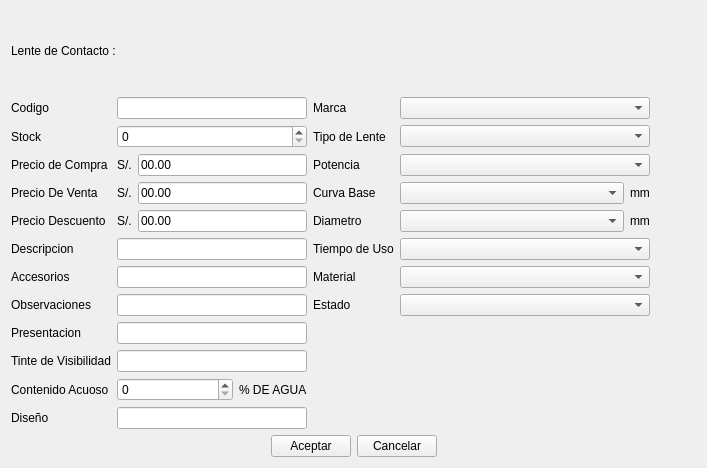
<?xml version="1.0" encoding="UTF-8"?>
<ui version="4.0">
 <class>ui_agregarLente</class>
 <widget class="QWidget" name="ui_agregarLente">
  <property name="geometry">
   <rect>
    <x>0</x>
    <y>0</y>
    <width>707</width>
    <height>468</height>
   </rect>
  </property>
  <property name="windowTitle">
   <string>Form</string>
  </property>
  <layout class="QGridLayout" name="gridLayout_11">
   <item row="2" column="0">
    <layout class="QHBoxLayout" name="horizontalLayout_5">
     <item>
      <spacer name="horizontalSpacer_9">
       <property name="orientation">
        <enum>Qt::Horizontal</enum>
       </property>
       <property name="sizeHint" stdset="0">
        <size>
         <width>40</width>
         <height>20</height>
        </size>
       </property>
      </spacer>
     </item>
     <item>
      <widget class="QPushButton" name="pushButton_aceptar">
       <property name="text">
        <string>Aceptar</string>
       </property>
       <property name="shortcut">
        <string>Ctrl+G</string>
       </property>
      </widget>
     </item>
     <item>
      <widget class="QPushButton" name="pushButton_cancelar">
       <property name="text">
        <string>Cancelar</string>
       </property>
       <property name="shortcut">
        <string>Esc</string>
       </property>
      </widget>
     </item>
     <item>
      <spacer name="horizontalSpacer_10">
       <property name="orientation">
        <enum>Qt::Horizontal</enum>
       </property>
       <property name="sizeHint" stdset="0">
        <size>
         <width>40</width>
         <height>20</height>
        </size>
       </property>
      </spacer>
     </item>
    </layout>
   </item>
   <item row="0" column="0">
    <widget class="QLabel" name="label_116">
     <property name="text">
      <string>Lente de Contacto :</string>
     </property>
    </widget>
   </item>
   <item row="1" column="0">
    <layout class="QGridLayout" name="gridLayout_9">
     <item row="4" column="6">
      <widget class="QLabel" name="label_93">
       <property name="sizePolicy">
        <sizepolicy hsizetype="Fixed" vsizetype="Preferred">
         <horstretch>0</horstretch>
         <verstretch>0</verstretch>
        </sizepolicy>
       </property>
       <property name="text">
        <string>mm</string>
       </property>
      </widget>
     </item>
     <item row="2" column="7">
      <widget class="QPushButton" name="pushButton_xPotencia">
       <property name="sizePolicy">
        <sizepolicy hsizetype="Fixed" vsizetype="Fixed">
         <horstretch>0</horstretch>
         <verstretch>0</verstretch>
        </sizepolicy>
       </property>
       <property name="text">
        <string/>
       </property>
       <property name="icon">
        <iconset resource="../Icons/Icons.qrc">
         <normaloff>:/Icons/1349716373_monotone_close_exit_delete_small.png</normaloff>:/Icons/1349716373_monotone_close_exit_delete_small.png</iconset>
       </property>
       <property name="flat">
        <bool>true</bool>
       </property>
      </widget>
     </item>
     <item row="10" column="3">
      <widget class="QLabel" name="label_119">
       <property name="sizePolicy">
        <sizepolicy hsizetype="Fixed" vsizetype="Preferred">
         <horstretch>0</horstretch>
         <verstretch>0</verstretch>
        </sizepolicy>
       </property>
       <property name="text">
        <string>% DE AGUA</string>
       </property>
      </widget>
     </item>
     <item row="10" column="0">
      <widget class="QLabel" name="label_114">
       <property name="text">
        <string>Contenido Acuoso</string>
       </property>
      </widget>
     </item>
     <item row="1" column="5" colspan="2">
      <widget class="MyComboBox" name="comboBox_tipoLente">
       <property name="sizePolicy">
        <sizepolicy hsizetype="Expanding" vsizetype="Fixed">
         <horstretch>0</horstretch>
         <verstretch>0</verstretch>
        </sizepolicy>
       </property>
       <property name="minimumSize">
        <size>
         <width>0</width>
         <height>0</height>
        </size>
       </property>
      </widget>
     </item>
     <item row="4" column="4">
      <widget class="QLabel" name="label_104">
       <property name="text">
        <string>Diametro</string>
       </property>
      </widget>
     </item>
     <item row="5" column="7">
      <widget class="QPushButton" name="pushButton_xTiempoUso">
       <property name="sizePolicy">
        <sizepolicy hsizetype="Fixed" vsizetype="Fixed">
         <horstretch>0</horstretch>
         <verstretch>0</verstretch>
        </sizepolicy>
       </property>
       <property name="text">
        <string/>
       </property>
       <property name="icon">
        <iconset resource="../Icons/Icons.qrc">
         <normaloff>:/Icons/1349716373_monotone_close_exit_delete_small.png</normaloff>:/Icons/1349716373_monotone_close_exit_delete_small.png</iconset>
       </property>
       <property name="flat">
        <bool>true</bool>
       </property>
      </widget>
     </item>
     <item row="7" column="7">
      <widget class="QPushButton" name="pushButton_xEstado">
       <property name="sizePolicy">
        <sizepolicy hsizetype="Fixed" vsizetype="Fixed">
         <horstretch>0</horstretch>
         <verstretch>0</verstretch>
        </sizepolicy>
       </property>
       <property name="text">
        <string/>
       </property>
       <property name="icon">
        <iconset resource="../Icons/Icons.qrc">
         <normaloff>:/Icons/1349716373_monotone_close_exit_delete_small.png</normaloff>:/Icons/1349716373_monotone_close_exit_delete_small.png</iconset>
       </property>
       <property name="flat">
        <bool>true</bool>
       </property>
      </widget>
     </item>
     <item row="7" column="5" colspan="2">
      <widget class="MyComboBox" name="comboBox_estado"/>
     </item>
     <item row="0" column="5" colspan="2">
      <widget class="MyComboBox" name="comboBox_marca"/>
     </item>
     <item row="4" column="7">
      <widget class="QPushButton" name="pushButton_xDiametro">
       <property name="sizePolicy">
        <sizepolicy hsizetype="Fixed" vsizetype="Fixed">
         <horstretch>0</horstretch>
         <verstretch>0</verstretch>
        </sizepolicy>
       </property>
       <property name="minimumSize">
        <size>
         <width>0</width>
         <height>0</height>
        </size>
       </property>
       <property name="text">
        <string/>
       </property>
       <property name="icon">
        <iconset resource="../Icons/Icons.qrc">
         <normaloff>:/Icons/1349716373_monotone_close_exit_delete_small.png</normaloff>:/Icons/1349716373_monotone_close_exit_delete_small.png</iconset>
       </property>
       <property name="autoDefault">
        <bool>false</bool>
       </property>
       <property name="flat">
        <bool>true</bool>
       </property>
      </widget>
     </item>
     <item row="5" column="0">
      <widget class="QLabel" name="label_108">
       <property name="text">
        <string>Descripcion</string>
       </property>
      </widget>
     </item>
     <item row="6" column="5" colspan="2">
      <widget class="MyComboBox" name="comboBox_material"/>
     </item>
     <item row="5" column="5" colspan="2">
      <widget class="MyComboBox" name="comboBox_tiempoUso"/>
     </item>
     <item row="10" column="1" colspan="2">
      <widget class="QSpinBox" name="spinBox_contenidoAcuoso">
       <property name="maximum">
        <number>999999999</number>
       </property>
      </widget>
     </item>
     <item row="6" column="7">
      <widget class="QPushButton" name="pushButton_xMaterial">
       <property name="sizePolicy">
        <sizepolicy hsizetype="Fixed" vsizetype="Fixed">
         <horstretch>0</horstretch>
         <verstretch>0</verstretch>
        </sizepolicy>
       </property>
       <property name="text">
        <string/>
       </property>
       <property name="icon">
        <iconset resource="../Icons/Icons.qrc">
         <normaloff>:/Icons/1349716373_monotone_close_exit_delete_small.png</normaloff>:/Icons/1349716373_monotone_close_exit_delete_small.png</iconset>
       </property>
       <property name="flat">
        <bool>true</bool>
       </property>
      </widget>
     </item>
     <item row="2" column="5" colspan="2">
      <widget class="MyComboBox" name="comboBox_potencia">
       <property name="sizePolicy">
        <sizepolicy hsizetype="Expanding" vsizetype="Fixed">
         <horstretch>0</horstretch>
         <verstretch>0</verstretch>
        </sizepolicy>
       </property>
      </widget>
     </item>
     <item row="3" column="4">
      <widget class="QLabel" name="label_106">
       <property name="sizePolicy">
        <sizepolicy hsizetype="Preferred" vsizetype="Preferred">
         <horstretch>0</horstretch>
         <verstretch>0</verstretch>
        </sizepolicy>
       </property>
       <property name="minimumSize">
        <size>
         <width>0</width>
         <height>0</height>
        </size>
       </property>
       <property name="text">
        <string>Curva Base</string>
       </property>
      </widget>
     </item>
     <item row="0" column="4">
      <widget class="QLabel" name="label_101">
       <property name="text">
        <string>Marca</string>
       </property>
      </widget>
     </item>
     <item row="5" column="4">
      <widget class="QLabel" name="label_110">
       <property name="text">
        <string>Tiempo de Uso</string>
       </property>
      </widget>
     </item>
     <item row="6" column="4">
      <widget class="QLabel" name="label_115">
       <property name="text">
        <string>Material</string>
       </property>
      </widget>
     </item>
     <item row="2" column="0">
      <widget class="QLabel" name="label_95">
       <property name="text">
        <string>Precio de Compra</string>
       </property>
      </widget>
     </item>
     <item row="4" column="1">
      <widget class="QLabel" name="label_94">
       <property name="sizePolicy">
        <sizepolicy hsizetype="Fixed" vsizetype="Preferred">
         <horstretch>0</horstretch>
         <verstretch>0</verstretch>
        </sizepolicy>
       </property>
       <property name="text">
        <string>S/.</string>
       </property>
      </widget>
     </item>
     <item row="1" column="0">
      <widget class="QLabel" name="label_96">
       <property name="text">
        <string>Stock</string>
       </property>
      </widget>
     </item>
     <item row="0" column="7">
      <widget class="QPushButton" name="pushButton_xMarca">
       <property name="sizePolicy">
        <sizepolicy hsizetype="Fixed" vsizetype="Fixed">
         <horstretch>0</horstretch>
         <verstretch>0</verstretch>
        </sizepolicy>
       </property>
       <property name="minimumSize">
        <size>
         <width>0</width>
         <height>0</height>
        </size>
       </property>
       <property name="text">
        <string/>
       </property>
       <property name="icon">
        <iconset resource="../Icons/Icons.qrc">
         <normaloff>:/Icons/1349716373_monotone_close_exit_delete_small.png</normaloff>:/Icons/1349716373_monotone_close_exit_delete_small.png</iconset>
       </property>
       <property name="autoDefault">
        <bool>false</bool>
       </property>
       <property name="flat">
        <bool>true</bool>
       </property>
      </widget>
     </item>
     <item row="2" column="1">
      <widget class="QLabel" name="label_99">
       <property name="text">
        <string>S/.</string>
       </property>
      </widget>
     </item>
     <item row="3" column="0">
      <widget class="QLabel" name="label_100">
       <property name="text">
        <string>Precio De Venta</string>
       </property>
      </widget>
     </item>
     <item row="3" column="1">
      <widget class="QLabel" name="label_102">
       <property name="text">
        <string>S/.</string>
       </property>
      </widget>
     </item>
     <item row="0" column="0">
      <widget class="QLabel" name="label_103">
       <property name="text">
        <string>Codigo</string>
       </property>
      </widget>
     </item>
     <item row="4" column="0">
      <widget class="QLabel" name="label_105">
       <property name="text">
        <string>Precio Descuento</string>
       </property>
      </widget>
     </item>
     <item row="6" column="0">
      <widget class="QLabel" name="label_107">
       <property name="text">
        <string>Accesorios</string>
       </property>
      </widget>
     </item>
     <item row="7" column="0">
      <widget class="QLabel" name="label_109">
       <property name="text">
        <string>Observaciones</string>
       </property>
      </widget>
     </item>
     <item row="9" column="0">
      <widget class="QLabel" name="label_113">
       <property name="text">
        <string>Tinte de Visibilidad</string>
       </property>
      </widget>
     </item>
     <item row="8" column="0">
      <widget class="QLabel" name="label_112">
       <property name="text">
        <string>Presentacion</string>
       </property>
      </widget>
     </item>
     <item row="2" column="4">
      <widget class="QLabel" name="label_98">
       <property name="sizePolicy">
        <sizepolicy hsizetype="Preferred" vsizetype="Preferred">
         <horstretch>0</horstretch>
         <verstretch>0</verstretch>
        </sizepolicy>
       </property>
       <property name="minimumSize">
        <size>
         <width>0</width>
         <height>0</height>
        </size>
       </property>
       <property name="text">
        <string>Potencia</string>
       </property>
      </widget>
     </item>
     <item row="3" column="7">
      <widget class="QPushButton" name="pushButton_xCurvaBase">
       <property name="sizePolicy">
        <sizepolicy hsizetype="Fixed" vsizetype="Fixed">
         <horstretch>0</horstretch>
         <verstretch>0</verstretch>
        </sizepolicy>
       </property>
       <property name="text">
        <string/>
       </property>
       <property name="icon">
        <iconset resource="../Icons/Icons.qrc">
         <normaloff>:/Icons/1349716373_monotone_close_exit_delete_small.png</normaloff>:/Icons/1349716373_monotone_close_exit_delete_small.png</iconset>
       </property>
       <property name="autoDefault">
        <bool>false</bool>
       </property>
       <property name="flat">
        <bool>true</bool>
       </property>
      </widget>
     </item>
     <item row="1" column="7">
      <widget class="QPushButton" name="pushButton_xTipoLente">
       <property name="sizePolicy">
        <sizepolicy hsizetype="Fixed" vsizetype="Fixed">
         <horstretch>0</horstretch>
         <verstretch>0</verstretch>
        </sizepolicy>
       </property>
       <property name="minimumSize">
        <size>
         <width>0</width>
         <height>0</height>
        </size>
       </property>
       <property name="text">
        <string/>
       </property>
       <property name="icon">
        <iconset resource="../Icons/Icons.qrc">
         <normaloff>:/Icons/1349716373_monotone_close_exit_delete_small.png</normaloff>:/Icons/1349716373_monotone_close_exit_delete_small.png</iconset>
       </property>
       <property name="autoDefault">
        <bool>false</bool>
       </property>
       <property name="flat">
        <bool>true</bool>
       </property>
      </widget>
     </item>
     <item row="1" column="4">
      <widget class="QLabel" name="label_97">
       <property name="sizePolicy">
        <sizepolicy hsizetype="Preferred" vsizetype="Preferred">
         <horstretch>0</horstretch>
         <verstretch>0</verstretch>
        </sizepolicy>
       </property>
       <property name="minimumSize">
        <size>
         <width>0</width>
         <height>0</height>
        </size>
       </property>
       <property name="text">
        <string>Tipo de Lente</string>
       </property>
      </widget>
     </item>
     <item row="9" column="1" colspan="3">
      <widget class="QLineEdit" name="lineEdit_tinteVisibilidad"/>
     </item>
     <item row="11" column="0">
      <widget class="QLabel" name="label_117">
       <property name="text">
        <string>Diseño</string>
       </property>
      </widget>
     </item>
     <item row="8" column="1" colspan="3">
      <widget class="QLineEdit" name="lineEdit_presentacion"/>
     </item>
     <item row="7" column="4">
      <widget class="QLabel" name="label_estado">
       <property name="text">
        <string>Estado</string>
       </property>
      </widget>
     </item>
     <item row="7" column="1" colspan="3">
      <widget class="QLineEdit" name="lineEdit_observaciones"/>
     </item>
     <item row="6" column="1" colspan="3">
      <widget class="QLineEdit" name="lineEdit_accesorios"/>
     </item>
     <item row="5" column="1" colspan="3">
      <widget class="QLineEdit" name="lineEdit_descripcion">
       <property name="minimumSize">
        <size>
         <width>190</width>
         <height>0</height>
        </size>
       </property>
      </widget>
     </item>
     <item row="4" column="2" colspan="2">
      <widget class="QLineEdit" name="lineEdit_precioDescuento">
       <property name="text">
        <string>00.00</string>
       </property>
      </widget>
     </item>
     <item row="3" column="2" colspan="2">
      <widget class="QLineEdit" name="lineEdit_precioVenta">
       <property name="text">
        <string>00.00</string>
       </property>
      </widget>
     </item>
     <item row="0" column="1" colspan="3">
      <widget class="QLineEdit" name="lineEdit_codigo"/>
     </item>
     <item row="2" column="2" colspan="2">
      <widget class="QLineEdit" name="lineEdit_precioCompra">
       <property name="text">
        <string>00.00</string>
       </property>
      </widget>
     </item>
     <item row="1" column="1" colspan="3">
      <widget class="QSpinBox" name="spinBox_stock">
       <property name="maximum">
        <number>999999999</number>
       </property>
      </widget>
     </item>
     <item row="11" column="1" colspan="3">
      <widget class="QLineEdit" name="lineEdit_diseno"/>
     </item>
     <item row="3" column="6">
      <widget class="QLabel" name="label_118">
       <property name="text">
        <string>mm</string>
       </property>
      </widget>
     </item>
     <item row="3" column="5">
      <widget class="MyComboBox" name="comboBox_curvaBase">
       <property name="sizePolicy">
        <sizepolicy hsizetype="Expanding" vsizetype="Fixed">
         <horstretch>0</horstretch>
         <verstretch>0</verstretch>
        </sizepolicy>
       </property>
       <property name="minimumSize">
        <size>
         <width>0</width>
         <height>0</height>
        </size>
       </property>
      </widget>
     </item>
     <item row="4" column="5">
      <widget class="MyComboBox" name="comboBox_diametro">
       <property name="sizePolicy">
        <sizepolicy hsizetype="Expanding" vsizetype="Fixed">
         <horstretch>0</horstretch>
         <verstretch>0</verstretch>
        </sizepolicy>
       </property>
       <property name="minimumSize">
        <size>
         <width>0</width>
         <height>0</height>
        </size>
       </property>
      </widget>
     </item>
    </layout>
   </item>
  </layout>
 </widget>
 <customwidgets>
  <customwidget>
   <class>MyComboBox</class>
   <extends>QComboBox</extends>
   <header location="global">mycombobox.h</header>
   <slots>
    <slot>Eliminar_Item()</slot>
   </slots>
  </customwidget>
 </customwidgets>
 <tabstops>
  <tabstop>lineEdit_codigo</tabstop>
  <tabstop>spinBox_stock</tabstop>
  <tabstop>lineEdit_precioCompra</tabstop>
  <tabstop>lineEdit_precioVenta</tabstop>
  <tabstop>lineEdit_precioDescuento</tabstop>
  <tabstop>lineEdit_descripcion</tabstop>
  <tabstop>lineEdit_accesorios</tabstop>
  <tabstop>lineEdit_observaciones</tabstop>
  <tabstop>lineEdit_presentacion</tabstop>
  <tabstop>lineEdit_tinteVisibilidad</tabstop>
  <tabstop>spinBox_contenidoAcuoso</tabstop>
  <tabstop>lineEdit_diseno</tabstop>
  <tabstop>comboBox_marca</tabstop>
  <tabstop>comboBox_tipoLente</tabstop>
  <tabstop>comboBox_potencia</tabstop>
  <tabstop>comboBox_curvaBase</tabstop>
  <tabstop>comboBox_diametro</tabstop>
  <tabstop>comboBox_tiempoUso</tabstop>
  <tabstop>comboBox_material</tabstop>
  <tabstop>comboBox_estado</tabstop>
  <tabstop>pushButton_aceptar</tabstop>
  <tabstop>pushButton_cancelar</tabstop>
  <tabstop>pushButton_xMarca</tabstop>
  <tabstop>pushButton_xTipoLente</tabstop>
  <tabstop>pushButton_xPotencia</tabstop>
  <tabstop>pushButton_xCurvaBase</tabstop>
  <tabstop>pushButton_xDiametro</tabstop>
  <tabstop>pushButton_xTiempoUso</tabstop>
  <tabstop>pushButton_xMaterial</tabstop>
  <tabstop>pushButton_xEstado</tabstop>
 </tabstops>
 <resources>
  <include location="../Icons/Icons.qrc"/>
 </resources>
 <connections>
  <connection>
   <sender>pushButton_cancelar</sender>
   <signal>clicked()</signal>
   <receiver>ui_agregarLente</receiver>
   <slot>close()</slot>
   <hints>
    <hint type="sourcelabel">
     <x>391</x>
     <y>444</y>
    </hint>
    <hint type="destinationlabel">
     <x>345</x>
     <y>233</y>
    </hint>
   </hints>
  </connection>
 </connections>
</ui>
